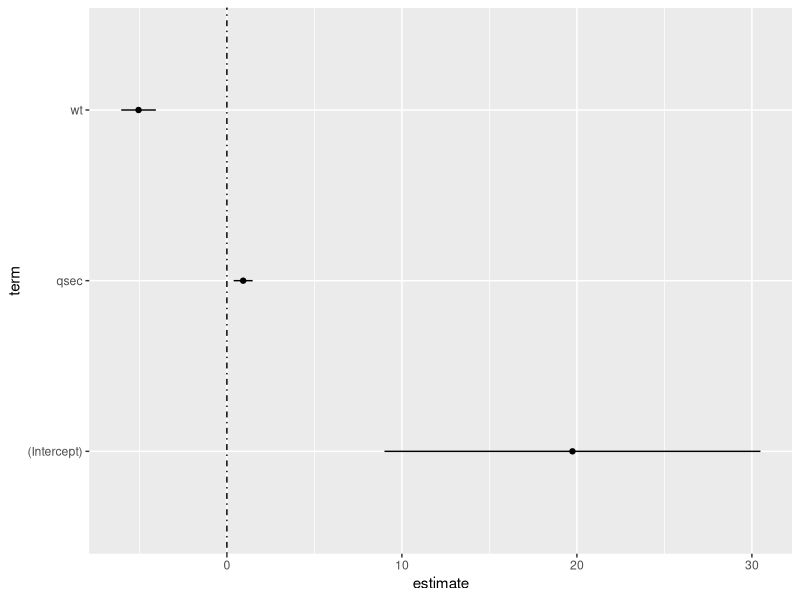
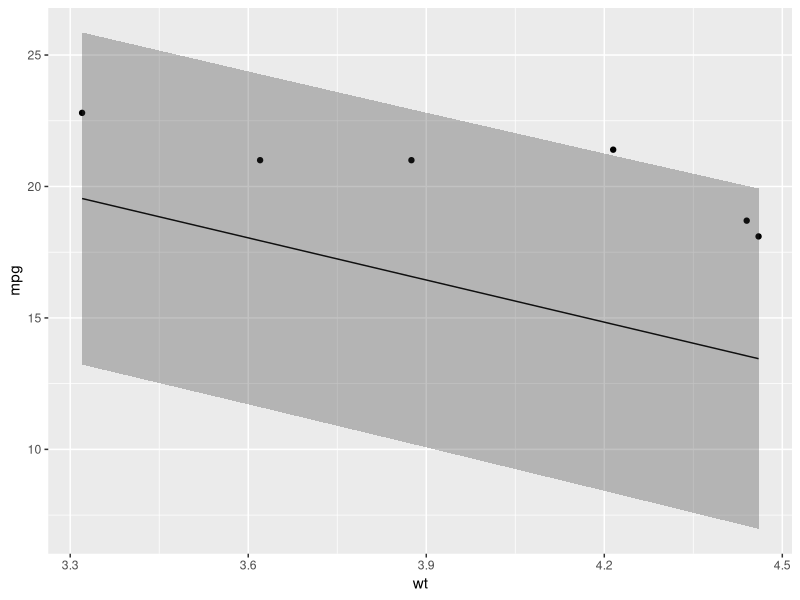
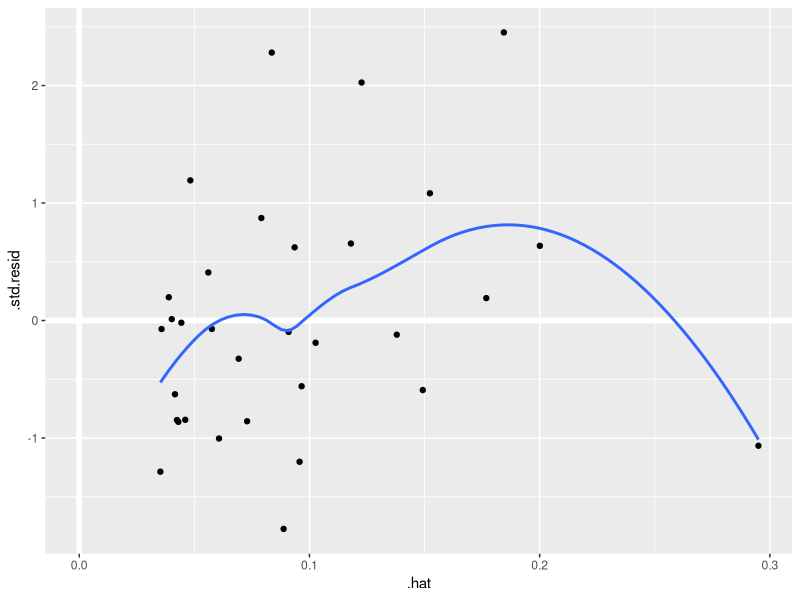
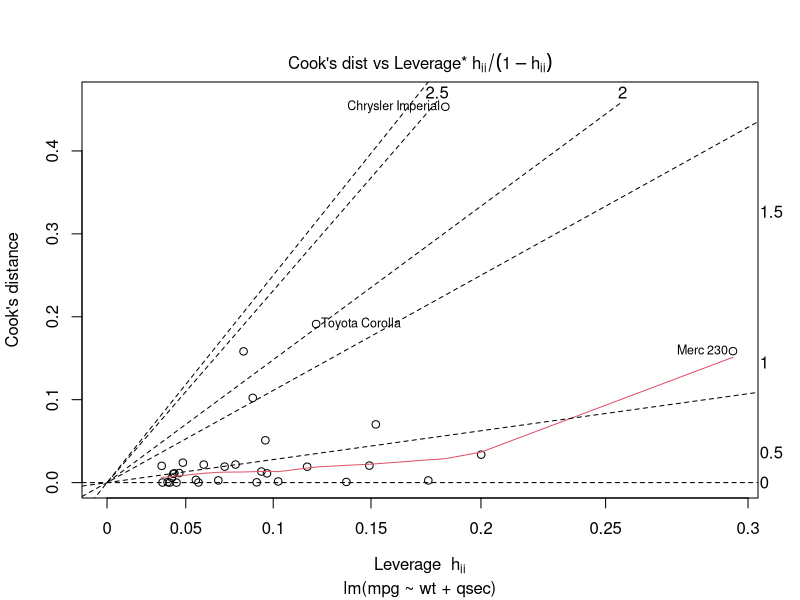
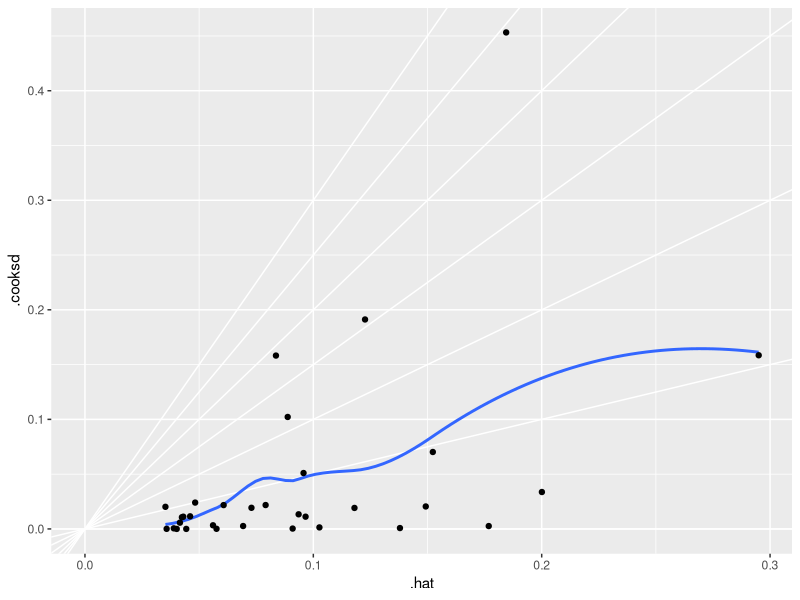

Source code (R) for these figures, in order:
# r2py crawler metadata
# package: broom
# source_type: rd_example
# topic: augment.lm.Rd
# source_file: C:\Users\bened\AppData\Local\R\win-library\4.5\broom\help
# lines: 76

suppressPackageStartupMessages(library(broom))
if (rlang::is_installed("ggplot2")) withAutoprint({ # examplesIf

library(ggplot2)
library(dplyr)

mod <- lm(mpg ~ wt + qsec, data = mtcars)

tidy(mod)
glance(mod)

# coefficient plot
d <- tidy(mod, conf.int = TRUE)

ggplot(d, aes(estimate, term, xmin = conf.low, xmax = conf.high, height = 0)) +
  geom_point() +
  geom_vline(xintercept = 0, lty = 4) +
  geom_errorbarh()

# aside: There are tidy() and glance() methods for lm.summary objects too.
# this can be useful when you want to conserve memory by converting large lm
# objects into their leaner summary.lm equivalents.
s <- summary(mod)
tidy(s, conf.int = TRUE)
glance(s)

augment(mod)
augment(mod, mtcars, interval = "confidence")

# predict on new data
newdata <- mtcars |>
  head(6) |>
  mutate(wt = wt + 1)
augment(mod, newdata = newdata)

# ggplot2 example where we also construct 95% prediction interval

# simpler bivariate model since we're plotting in 2D
mod2 <- lm(mpg ~ wt, data = mtcars)

au <- augment(mod2, newdata = newdata, interval = "prediction")

ggplot(au, aes(wt, mpg)) +
  geom_point() +
  geom_line(aes(y = .fitted)) +
  geom_ribbon(aes(ymin = .lower, ymax = .upper), col = NA, alpha = 0.3)

# predict on new data without outcome variable. Output does not include .resid
newdata <- newdata |>
  select(-mpg)

augment(mod, newdata = newdata)

au <- augment(mod, data = mtcars)

ggplot(au, aes(.hat, .std.resid)) +
  geom_vline(size = 2, colour = "white", xintercept = 0) +
  geom_hline(size = 2, colour = "white", yintercept = 0) +
  geom_point() +
  geom_smooth(se = FALSE)

plot(mod, which = 6)

ggplot(au, aes(.hat, .cooksd)) +
  geom_vline(xintercept = 0, colour = NA) +
  geom_abline(slope = seq(0, 3, by = 0.5), colour = "white") +
  geom_smooth(se = FALSE) +
  geom_point()

# column-wise models
a <- matrix(rnorm(20), nrow = 10)
b <- a + rnorm(length(a))
result <- lm(b ~ a)

tidy(result)
}) # examplesIf
